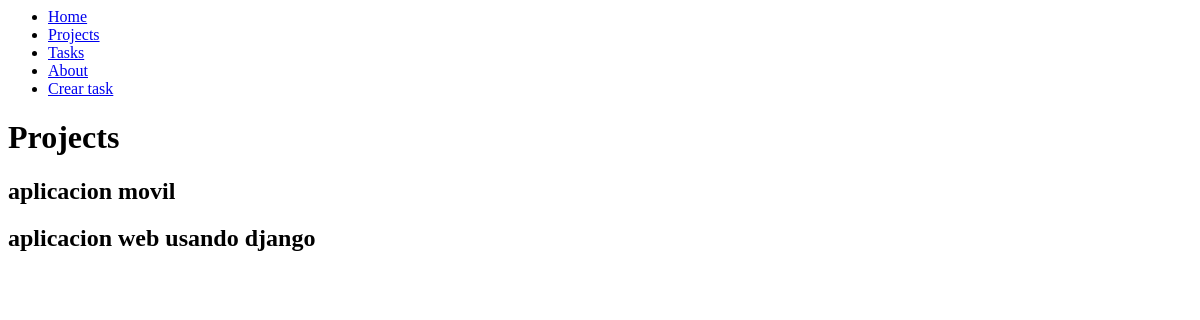
Page /projects/ on the earlier database version.
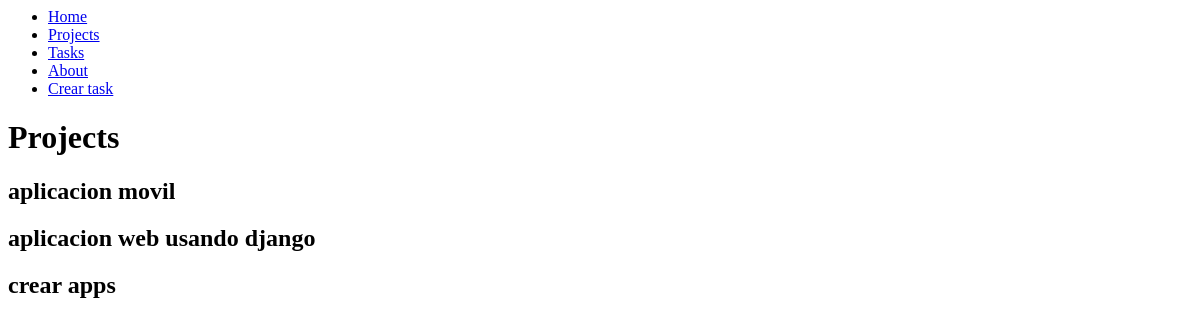
Same page on the later database version.
### myapp/models.py (models this page shows, shortened)
class Project(models.Model):
    name = models.CharField(max_length=200)

### myapp/views.py (the view)
# urls.py: path('projects/', views.projects),
def projects(request):
    projects = Project.objects.all()
    return render(request, 'projects.html', {
        'projects': projects
    })

### myapp/templates/projects.html
{% extends 'base.html' %} {% block content %}
<h1>Projects</h1>
{% for project in projects %}
<article>
    <h1>{{project.name}}</h1>
</article>
{% endfor %} {% endblock %}

Differences in the rows shown:
added Project: name "crear apps"
